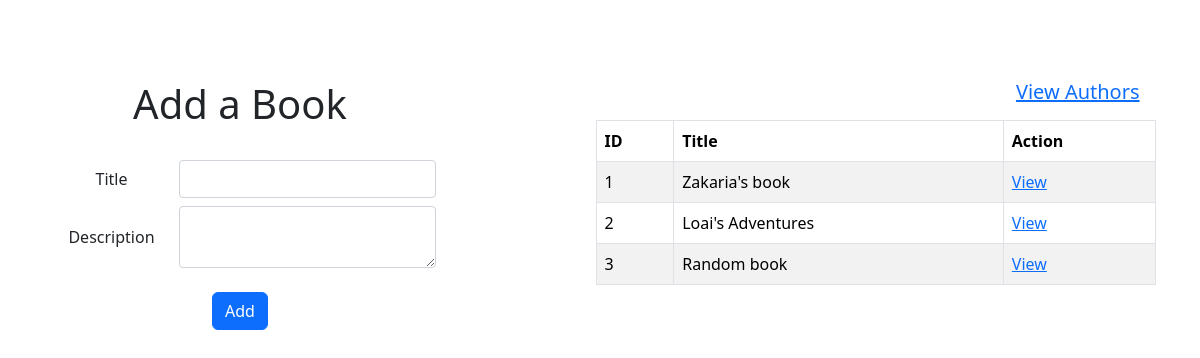
Before: / with the older database file.
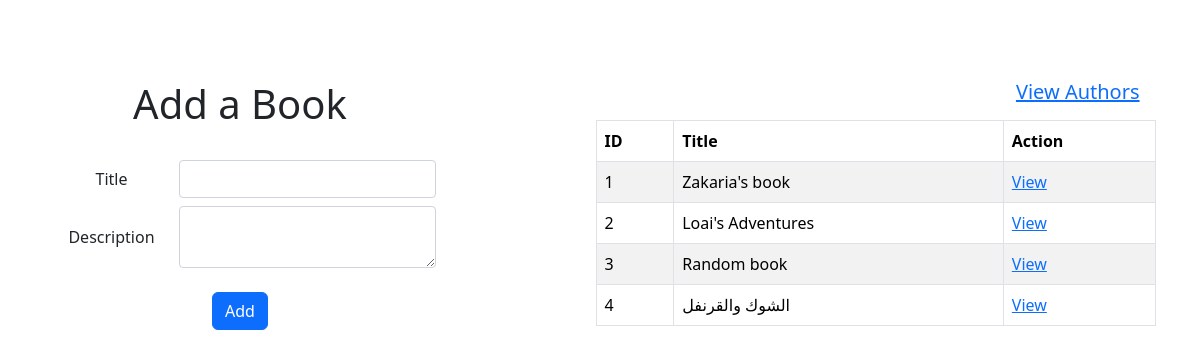
After: the same page with the newer database file.
### books_authors_app/models.py (models this page shows)
class Book(models.Model):
    title = models.CharField(max_length=255)
    desc = models.TextField()
    created_at = models.DateTimeField(auto_now_add=True)
    updated_at = models.DateTimeField(auto_now=True)

### books_authors_app/views.py (the view)
# urls.py: path('', views.view_books, name='view_books'),
def view_books(request):
    books = Book.objects.all()
    return render(request, 'books_list.html', {'books': books})

### books_authors_app/templates/books_list.html (shortened to what this page needs)
<!DOCTYPE html>
<html lang="en">
<head>
    <link rel="stylesheet" href="https://cdn.jsdelivr.net/npm/bootstrap@5.3.3/dist/css/bootstrap.min.css">
    {% load static %}
    <link rel="stylesheet" href="{% static 'css/books_authors_style.css' %}">
</head>
<body>
    <div class="main">
        <div class="add-a-book">
            <form action="/add_book" method="post">
                <h1>Add a Book</h1>
                <table id="add-book-table">
                    <tbody>
                        <tr>
                            <td><label>Title</label></td>
                            <td><input type="text" class="form-control custom-input" name="title"></td>
                        </tr>
                        <tr>
                            <td><label>Description</label></td>
                            <td><textarea class="form-control custom-input" name="desc" id="desc"></textarea></td>
                        </tr>
                    </tbody>
                </table>
                <button type="submit" class="btn btn-primary authors-books-add-btn">Add</button>
            </form>
        </div>
        <div class="table-container">
                <h5><a href="{% url 'view_authors' %}">View Authors</a></h5>
            <table class="table table-striped table-bordered authors-books-table">
                <thead>
                  <tr>
                    <th>ID</th>
                    <th>Title</th>
                    <th>Action</th>
                  </tr>
                </thead>
                <tbody>
                    {% for book in books %}
                    <tr>
                        <td>{{ book.id }}</td>
                        <td>{{ book.title }}</td>
                        <td><a href="{% url 'view_book' book.id %}">View</a></td>
                    </tr>
                    {% endfor %}
                </tbody>
            </table>
        </div>
    </div>
</body>
</html>

### books_authors_app/static/css/books_authors_style.css (style rules this page uses)
.custom-input { background-color: white; border: 1px solid #ced4da; border-radius: 4px; box-shadow: none; color: #495057; }
.main { display: flex; justify-content: center; gap: 20vh; margin: 10vh 0 0 0; }
.add-a-book, .add-an-author { display: inline-block; text-align: center; }
table td { padding: 1vh 0 0 3vh; }
.authors-books-table { width: 70vh; }
.authors-books-add-btn { margin: 3vh 0 0 0; }
h1 { margin: 0 0 3vh 0; }
h5 { text-align: right; margin: 0 2vh 2vh 0; }

Changed rows visible on the page:
added Book: id "4", title "الشوك والقرنفل"
